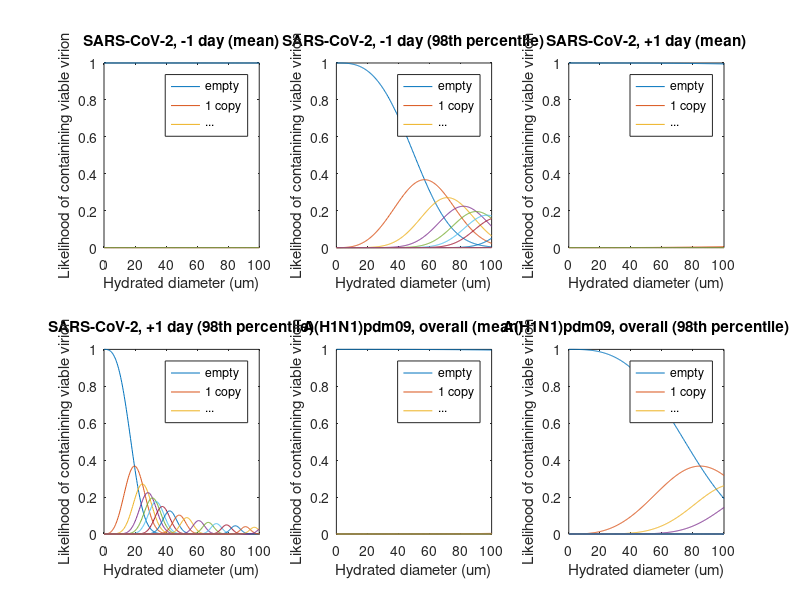

The MATLAB script that drew this image:
%This script determines the likelihoods of respiratory droplets and 
%aerosols containing SARS-CoV-2 or influenza A(H1N1)pdm09 upon 
%atomization from the respiratory tract. It uses the delta method to 
%determine variance + various estimates of respiratory viral load. 

clear all
close all
clc

%Define values
p = 997e3; %Density of water at room temperature {g/m3}
Vml_Vg = 1; %Conversion factor (volume) from g to ml for water at room
            %temperature
v_SARS2_1daypre = 5.48; %SARS-CoV-2 mean viral load, -1 day {log10 copies/ml}
v_SARS2_1daypre_98 = 10.01992; %SARS-CoV-2 viral load (98th cp), -1 day {log10 copies/ml}

v_SARS2_1daypost = 7.00; %SARS-CoV-2 mean viral load, -1 day {log10 copies/ml}
v_SARS2_1daypost_98 = 11.40318; %SARS-CoV-2 viral load (98th cp), -1 day {log10 copies/ml}

v_H1N1 = 6.81; %A(H1N1)pdm09 mean viral load {log10 copies/ml}
v_H1N1_98 = 9.49969; %A(H1N1)pdm09 viral load (98th cp), top 10% {log10 copies/ml}

gamma = 0.1e-2; %viability proportion {%}

d = linspace(0.1,100,301)'*1e-6; %particle diameters {m}
V = (p*pi*Vml_Vg/6)* d.^3; %particle volumes {ml}


%Initialize matrices for Poisson lamda, partitioning likelihood and
%variance (via delta method)
n = [0:1:140]; %up to 140 viable virions

lamda_SARS2_1daypre = zeros(length(d),1);
P_SARS2_1daypre = zeros(length(d),length(n));
Var_SARS2_1daypre = zeros(length(d),length(n));

lamda_SARS2_1daypre_98 = zeros(length(d),1);
P_SARS2_1daypre_98 = zeros(length(d),length(n));
Var_SARS2_1daypre_98 = zeros(length(d),length(n));

lamda_SARS2_1daypost = zeros(length(d),1);
P_SARS2_1daypost = zeros(length(d),length(n));
Var_SARS2_1daypost = zeros(length(d),length(n));

lamda_SARS2_1daypost_98 = zeros(length(d),1);
P_SARS2_1daypost_98 = zeros(length(d),length(n));
Var_SARS2_1daypost_98 = zeros(length(d),length(n));

lamda_H1N1 = zeros(length(d),1);
P_H1N1 = zeros(length(d),length(n));
Var_H1N1 = zeros(length(d),length(n));

lamda_H1N1_98 = zeros(length(d),1);
P_H1N1_98 = zeros(length(d),length(n));
Var_H1N1_98 = zeros(length(d),length(n));


%Determine likelihoods for virus partitioning based on Poisson statistics
for i = 1 : length(d)
    lamda_SARS2_1daypre(i) = (10^v_SARS2_1daypre)* V(i)*gamma;
    lamda_SARS2_1daypre_98(i) = (10^v_SARS2_1daypre_98)* V(i)*gamma;
    
    lamda_SARS2_1daypost(i) = (10^v_SARS2_1daypost)* V(i)*gamma;
    lamda_SARS2_1daypost_98(i) = (10^v_SARS2_1daypost_98)* V(i)*gamma;
    
    lamda_H1N1(i) = (10^v_H1N1)* V(i)*gamma;
    lamda_H1N1_98(i) = (10^v_H1N1_98)* V(i)*gamma;
    
        for k = 1 : length(n)
        P_SARS2_1daypre(i,k) = (lamda_SARS2_1daypre(i)^n(k))* ...
            exp(-lamda_SARS2_1daypre(i))/ factorial(n(k));
        Var_SARS2_1daypre(i,k) = lamda_SARS2_1daypre(i)* ...
            ( exp(-lamda_SARS2_1daypre(i))* lamda_SARS2_1daypre(i)^...
            (n(k)-1)* (n(k) - lamda_SARS2_1daypre(i))/ factorial(n(k)) )^2;
        
        P_SARS2_1daypre_98(i,k) = (lamda_SARS2_1daypre_98(i)^n(k))* ...
            exp(-lamda_SARS2_1daypre_98(i))/ factorial(n(k));
        Var_SARS2_1daypre_98(i,k) = lamda_SARS2_1daypre_98(i)* ...
            ( exp(-lamda_SARS2_1daypre_98(i))* lamda_SARS2_1daypre_98(i)^...
            (n(k)-1)* (n(k) - lamda_SARS2_1daypre_98(i))/ factorial(n(k)) )^2;
        
        P_SARS2_1daypost(i,k) = (lamda_SARS2_1daypost(i)^n(k))* ...
            exp(-lamda_SARS2_1daypost(i))/ factorial(n(k));
        Var_SARS2_1daypost(i,k) = lamda_SARS2_1daypost(i)* ...
            ( exp(-lamda_SARS2_1daypost(i))* lamda_SARS2_1daypost(i)^...
            (n(k)-1)* (n(k) - lamda_SARS2_1daypost(i))/ factorial(n(k)) )^2;
        
        P_SARS2_1daypost_98(i,k) = (lamda_SARS2_1daypost_98(i)^n(k))* ...
            exp(-lamda_SARS2_1daypost_98(i))/ factorial(n(k));
        Var_SARS2_1daypost_98(i,k) = lamda_SARS2_1daypost_98(i)* ...
            ( exp(-lamda_SARS2_1daypost_98(i))* lamda_SARS2_1daypost_98(i)^...
            (n(k)-1)* (n(k) - lamda_SARS2_1daypost_98(i))/ factorial(n(k)) )^2;
        
        P_H1N1(i,k) = (lamda_H1N1(i)^n(k))* exp(-lamda_H1N1(i)) /...
            factorial(n(k));
        Var_H1N1(i,k) = lamda_H1N1(i)* ...
            ( exp(-lamda_H1N1(i))* lamda_H1N1(i)^...
            (n(k)-1)* (n(k) - lamda_H1N1(i))/ factorial(n(k)) )^2;
        
        P_H1N1_98(i,k) = (lamda_H1N1_98(i)^n(k))* ...
            exp(-lamda_H1N1_98(i))/ factorial(n(k));
        Var_H1N1_98(i,k) = lamda_H1N1_98(i)* ...
            ( exp(-lamda_H1N1_98(i))* lamda_H1N1_98(i)^...
            (n(k)-1)* (n(k) - lamda_H1N1_98(i))/ factorial(n(k)) )^2;
        end
        
end

subplot(2,3,1)
plot(d*1e6, P_SARS2_1daypre(:,1))
hold on
plot(d*1e6, P_SARS2_1daypre(:,2))
plot(d*1e6, P_SARS2_1daypre(:,3))
plot(d*1e6, P_SARS2_1daypre(:,4))
plot(d*1e6, P_SARS2_1daypre(:,5))
hold off
title('SARS-CoV-2, -1 day (mean)')
xlabel('Hydrated diameter (um)')
ylabel('Likelihood of containining viable virion')
legend('empty','1 copy', '...')

subplot(2,3,2)
plot(d*1e6, P_SARS2_1daypre_98(:,1))
hold on
plot(d*1e6, P_SARS2_1daypre_98(:,2))
plot(d*1e6, P_SARS2_1daypre_98(:,3))
plot(d*1e6, P_SARS2_1daypre_98(:,4))
plot(d*1e6, P_SARS2_1daypre_98(:,5))
plot(d*1e6, P_SARS2_1daypre_98(:,6))
plot(d*1e6, P_SARS2_1daypre_98(:,7))
plot(d*1e6, P_SARS2_1daypre_98(:,10))
plot(d*1e6, P_SARS2_1daypre_98(:,15))
plot(d*1e6, P_SARS2_1daypre_98(:,20))
plot(d*1e6, P_SARS2_1daypre_98(:,30))
hold off
title('SARS-CoV-2, -1 day (98th percentile)')
xlabel('Hydrated diameter (um)')
ylabel('Likelihood of containining viable virion')
legend('empty','1 copy', '...')

subplot(2,3,3)
plot(d*1e6, P_SARS2_1daypost(:,1))
hold on
plot(d*1e6, P_SARS2_1daypost(:,2))
plot(d*1e6, P_SARS2_1daypost(:,3))
plot(d*1e6, P_SARS2_1daypost(:,4))
plot(d*1e6, P_SARS2_1daypost(:,5))
hold off
title('SARS-CoV-2, +1 day (mean)')
xlabel('Hydrated diameter (um)')
ylabel('Likelihood of containining viable virion')
legend('empty','1 copy', '...')

subplot(2,3,4)
plot(d*1e6, P_SARS2_1daypost_98(:,1))
hold on
plot(d*1e6, P_SARS2_1daypost_98(:,2))
plot(d*1e6, P_SARS2_1daypost_98(:,3))
plot(d*1e6, P_SARS2_1daypost_98(:,4))
plot(d*1e6, P_SARS2_1daypost_98(:,5))
plot(d*1e6, P_SARS2_1daypost_98(:,6))
plot(d*1e6, P_SARS2_1daypost_98(:,8))
plot(d*1e6, P_SARS2_1daypost_98(:,11))
plot(d*1e6, P_SARS2_1daypost_98(:,16))
plot(d*1e6, P_SARS2_1daypost_98(:,21))
plot(d*1e6, P_SARS2_1daypost_98(:,31))
plot(d*1e6, P_SARS2_1daypost_98(:,41))
plot(d*1e6, P_SARS2_1daypost_98(:,51))
plot(d*1e6, P_SARS2_1daypost_98(:,66))
plot(d*1e6, P_SARS2_1daypost_98(:,81))
plot(d*1e6, P_SARS2_1daypost_98(:,101))
plot(d*1e6, P_SARS2_1daypost_98(:,121))
plot(d*1e6, P_SARS2_1daypost_98(:,141))
hold off
title('SARS-CoV-2, +1 day (98th percentile)')
xlabel('Hydrated diameter (um)')
ylabel('Likelihood of containining viable virion')
legend('empty','1 copy', '...')

subplot(2,3,5)
plot(d*1e6, P_H1N1(:,1))
hold on
plot(d*1e6, P_H1N1(:,2))
plot(d*1e6, P_H1N1(:,3))
plot(d*1e6, P_H1N1(:,4))
plot(d*1e6, P_H1N1(:,5))
hold off
title('A(H1N1)pdm09, overall (mean)')
xlabel('Hydrated diameter (um)')
ylabel('Likelihood of containining viable virion')
legend('empty','1 copy', '...')

subplot(2,3,6)
plot(d*1e6, P_H1N1_98(:,1))
hold on
plot(d*1e6, P_H1N1_98(:,2))
plot(d*1e6, P_H1N1_98(:,3))
plot(d*1e6, P_H1N1_98(:,4))
plot(d*1e6, P_H1N1(:,5))
plot(d*1e6, P_H1N1(:,6))
plot(d*1e6, P_H1N1(:,7))
plot(d*1e6, P_H1N1(:,10))
hold off
title('A(H1N1)pdm09, overall (98th percentile)')
xlabel('Hydrated diameter (um)')
ylabel('Likelihood of containining viable virion')
legend('empty','1 copy', '...')